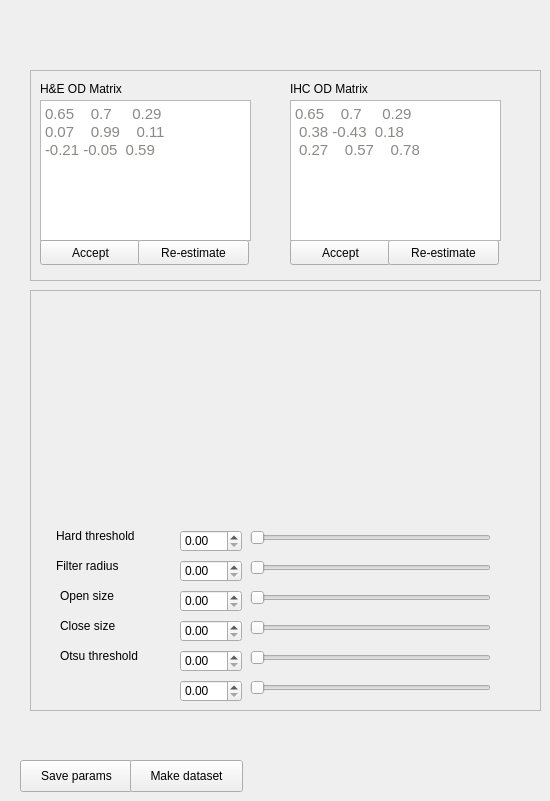
     <widget class="QWidget" name="tab_8">
      <attribute name="title">
       <string>Batch</string>
      </attribute>
      <widget class="QFrame" name="frame_3">
       <property name="geometry">
        <rect>
         <x>30</x>
         <y>290</y>
         <width>511</width>
         <height>421</height>
        </rect>
       </property>
       <property name="frameShape">
        <enum>QFrame::StyledPanel</enum>
       </property>
       <property name="frameShadow">
        <enum>QFrame::Raised</enum>
       </property>
       <widget class="QLabel" name="label_7">
        <property name="geometry">
         <rect>
          <x>30</x>
          <y>320</y>
          <width>91</width>
          <height>31</height>
         </rect>
        </property>
        <property name="text">
         <string>Close size</string>
        </property>
       </widget>
       <widget class="QLabel" name="label_8">
        <property name="geometry">
         <rect>
          <x>26</x>
          <y>260</y>
          <width>91</width>
          <height>31</height>
         </rect>
        </property>
        <property name="text">
         <string>Filter radius</string>
        </property>
       </widget>
       <widget class="QDoubleSpinBox" name="doubleSpinBox_7">
        <property name="geometry">
         <rect>
          <x>150</x>
          <y>240</y>
          <width>62</width>
          <height>22</height>
         </rect>
        </property>
       </widget>
       <widget class="QLabel" name="label_14">
        <property name="geometry">
         <rect>
          <x>26</x>
          <y>230</y>
          <width>91</width>
          <height>31</height>
         </rect>
        </property>
        <property name="text">
         <string>Hard threshold</string>
        </property>
       </widget>
       <widget class="QSlider" name="horizontalSlider_7">
        <property name="geometry">
         <rect>
          <x>220</x>
          <y>330</y>
          <width>241</width>
          <height>16</height>
         </rect>
        </property>
        <property name="orientation">
         <enum>Qt::Horizontal</enum>
        </property>
       </widget>
       <widget class="QSlider" name="horizontalSlider_8">
        <property name="geometry">
         <rect>
          <x>220</x>
          <y>390</y>
          <width>241</width>
          <height>16</height>
         </rect>
        </property>
        <property name="orientation">
         <enum>Qt::Horizontal</enum>
        </property>
       </widget>
       <widget class="QDoubleSpinBox" name="doubleSpinBox_8">
        <property name="geometry">
         <rect>
          <x>150</x>
          <y>360</y>
          <width>62</width>
          <height>22</height>
         </rect>
        </property>
       </widget>
       <widget class="QLabel" name="label_9">
        <property name="geometry">
         <rect>
          <x>30</x>
          <y>350</y>
          <width>111</width>
          <height>31</height>
         </rect>
        </property>
        <property name="text">
         <string>Otsu threshold</string>
        </property>
       </widget>
       <widget class="QDoubleSpinBox" name="doubleSpinBox_9">
        <property name="geometry">
         <rect>
          <x>150</x>
          <y>270</y>
          <width>62</width>
          <height>22</height>
         </rect>
        </property>
       </widget>
       <widget class="QSlider" name="horizontalSlider_9">
        <property name="geometry">
         <rect>
          <x>220</x>
          <y>240</y>
          <width>241</width>
          <height>16</height>
         </rect>
        </property>
        <property name="orientation">
         <enum>Qt::Horizontal</enum>
        </property>
       </widget>
       <widget class="QDoubleSpinBox" name="doubleSpinBox_10">
        <property name="geometry">
         <rect>
          <x>150</x>
          <y>390</y>
          <width>62</width>
          <height>22</height>
         </rect>
        </property>
       </widget>
       <widget class="QSlider" name="horizontalSlider_10">
        <property name="geometry">
         <rect>
          <x>220</x>
          <y>270</y>
          <width>241</width>
          <height>16</height>
         </rect>
        </property>
        <property name="orientation">
         <enum>Qt::Horizontal</enum>
        </property>
       </widget>
       <widget class="QLabel" name="label_10">
        <property name="geometry">
         <rect>
          <x>30</x>
          <y>290</y>
          <width>91</width>
          <height>31</height>
         </rect>
        </property>
        <property name="text">
         <string>Open size</string>
        </property>
       </widget>
       <widget class="QDoubleSpinBox" name="doubleSpinBox_11">
        <property name="geometry">
         <rect>
          <x>150</x>
          <y>300</y>
          <width>62</width>
          <height>22</height>
         </rect>
        </property>
       </widget>
       <widget class="QSlider" name="horizontalSlider_11">
        <property name="geometry">
         <rect>
          <x>220</x>
          <y>300</y>
          <width>241</width>
          <height>16</height>
         </rect>
        </property>
        <property name="orientation">
         <enum>Qt::Horizontal</enum>
        </property>
       </widget>
       <widget class="QDoubleSpinBox" name="doubleSpinBox_12">
        <property name="geometry">
         <rect>
          <x>150</x>
          <y>330</y>
          <width>62</width>
          <height>22</height>
         </rect>
        </property>
       </widget>
       <widget class="QSlider" name="horizontalSlider_12">
        <property name="geometry">
         <rect>
          <x>220</x>
          <y>360</y>
          <width>241</width>
          <height>16</height>
         </rect>
        </property>
        <property name="orientation">
         <enum>Qt::Horizontal</enum>
        </property>
       </widget>
      </widget>
      <widget class="QPushButton" name="pushButton_8">
       <property name="geometry">
        <rect>
         <x>20</x>
         <y>760</y>
         <width>113</width>
         <height>32</height>
        </rect>
       </property>
       <property name="text">
        <string>Save params</string>
       </property>
      </widget>
      <widget class="QFrame" name="frame_4">
       <property name="geometry">
        <rect>
         <x>30</x>
         <y>70</y>
         <width>511</width>
         <height>211</height>
        </rect>
       </property>
       <property name="frameShape">
        <enum>QFrame::StyledPanel</enum>
       </property>
       <property name="frameShadow">
        <enum>QFrame::Raised</enum>
       </property>
       <widget class="QTextEdit" name="textEdit_10">
        <property name="geometry">
         <rect>
          <x>10</x>
          <y>30</y>
          <width>211</width>
          <height>141</height>
         </rect>
        </property>
        <property name="html">
         <string>&lt;!DOCTYPE HTML PUBLIC &quot;-//W3C//DTD HTML 4.0//EN&quot; &quot;http://www.w3.org/TR/REC-html40/strict.dtd&quot;&gt;
&lt;html&gt;&lt;head&gt;&lt;meta name=&quot;qrichtext&quot; content=&quot;1&quot; /&gt;&lt;style type=&quot;text/css&quot;&gt;
p, li { white-space: pre-wrap; }
&lt;/style&gt;&lt;/head&gt;&lt;body style=&quot; font-family:'Ubuntu'; font-size:11pt; font-weight:400; font-style:normal;&quot;&gt;
&lt;p style=&quot; margin-top:0px; margin-bottom:0px; margin-left:0px; margin-right:0px; -qt-block-indent:0; text-indent:0px;&quot;&gt;&lt;span style=&quot; color:#888a85;&quot;&gt;0.65    0.7     0.29 &lt;/span&gt;&lt;/p&gt;
&lt;p style=&quot; margin-top:0px; margin-bottom:0px; margin-left:0px; margin-right:0px; -qt-block-indent:0; text-indent:0px;&quot;&gt;&lt;span style=&quot; color:#888a85;&quot;&gt;0.07    0.99    0.11&lt;/span&gt;&lt;/p&gt;
&lt;p style=&quot; margin-top:0px; margin-bottom:0px; margin-left:0px; margin-right:0px; -qt-block-indent:0; text-indent:0px;&quot;&gt;&lt;span style=&quot; color:#888a85;&quot;&gt;-0.21 -0.05  0.59&lt;/span&gt;&lt;/p&gt;&lt;/body&gt;&lt;/html&gt;</string>
        </property>
       </widget>
       <widget class="QPushButton" name="pushButton_9">
        <property name="geometry">
         <rect>
          <x>10</x>
          <y>170</y>
          <width>101</width>
          <height>25</height>
         </rect>
        </property>
        <property name="text">
         <string>Accept</string>
        </property>
       </widget>
       <widget class="QPushButton" name="pushButton_10">
        <property name="geometry">
         <rect>
          <x>108</x>
          <y>170</y>
          <width>111</width>
          <height>25</height>
         </rect>
        </property>
        <property name="text">
         <string>Re-estimate</string>
        </property>
       </widget>
       <widget class="QPushButton" name="pushButton_11">
        <property name="geometry">
         <rect>
          <x>260</x>
          <y>170</y>
          <width>101</width>
          <height>25</height>
         </rect>
        </property>
        <property name="text">
         <string>Accept</string>
        </property>
       </widget>
       <widget class="QPushButton" name="pushButton_12">
        <property name="geometry">
         <rect>
          <x>358</x>
          <y>170</y>
          <width>111</width>
          <height>25</height>
         </rect>
        </property>
        <property name="text">
         <string>Re-estimate</string>
        </property>
       </widget>
       <widget class="QTextEdit" name="textEdit_12">
        <property name="geometry">
         <rect>
          <x>260</x>
          <y>30</y>
          <width>211</width>
          <height>141</height>
         </rect>
        </property>
        <property name="html">
         <string>&lt;!DOCTYPE HTML PUBLIC &quot;-//W3C//DTD HTML 4.0//EN&quot; &quot;http://www.w3.org/TR/REC-html40/strict.dtd&quot;&gt;
&lt;html&gt;&lt;head&gt;&lt;meta name=&quot;qrichtext&quot; content=&quot;1&quot; /&gt;&lt;style type=&quot;text/css&quot;&gt;
p, li { white-space: pre-wrap; }
&lt;/style&gt;&lt;/head&gt;&lt;body style=&quot; font-family:'Ubuntu'; font-size:11pt; font-weight:400; font-style:normal;&quot;&gt;
&lt;p style=&quot; margin-top:0px; margin-bottom:0px; margin-left:0px; margin-right:0px; -qt-block-indent:0; text-indent:0px;&quot;&gt;&lt;span style=&quot; color:#888a85;&quot;&gt;0.65    0.7     0.29 &lt;/span&gt;&lt;/p&gt;
&lt;p style=&quot; margin-top:0px; margin-bottom:0px; margin-left:0px; margin-right:0px; -qt-block-indent:0; text-indent:0px;&quot;&gt;&lt;span style=&quot; color:#888a85;&quot;&gt; 0.38 -0.43  0.18&lt;/span&gt;&lt;/p&gt;
&lt;p style=&quot; margin-top:0px; margin-bottom:0px; margin-left:0px; margin-right:0px; -qt-block-indent:0; text-indent:0px;&quot;&gt;&lt;span style=&quot; color:#888a85;&quot;&gt; 0.27    0.57    0.78 &lt;/span&gt;&lt;/p&gt;&lt;/body&gt;&lt;/html&gt;</string>
        </property>
       </widget>
       <widget class="QLabel" name="label_11">
        <property name="geometry">
         <rect>
          <x>10</x>
          <y>10</y>
          <width>131</width>
          <height>17</height>
         </rect>
        </property>
        <property name="text">
         <string>H&amp;E OD Matrix</string>
        </property>
       </widget>
       <widget class="QLabel" name="label_12">
        <property name="geometry">
         <rect>
          <x>260</x>
          <y>10</y>
          <width>131</width>
          <height>17</height>
         </rect>
        </property>
        <property name="text">
         <string>IHC OD Matrix</string>
        </property>
       </widget>
      </widget>
      <widget class="QPushButton" name="pushButton_13">
       <property name="geometry">
        <rect>
         <x>130</x>
         <y>760</y>
         <width>113</width>
         <height>32</height>
        </rect>
       </property>
       <property name="text">
        <string>Make dataset</string>
       </property>
      </widget>
     </widget>
